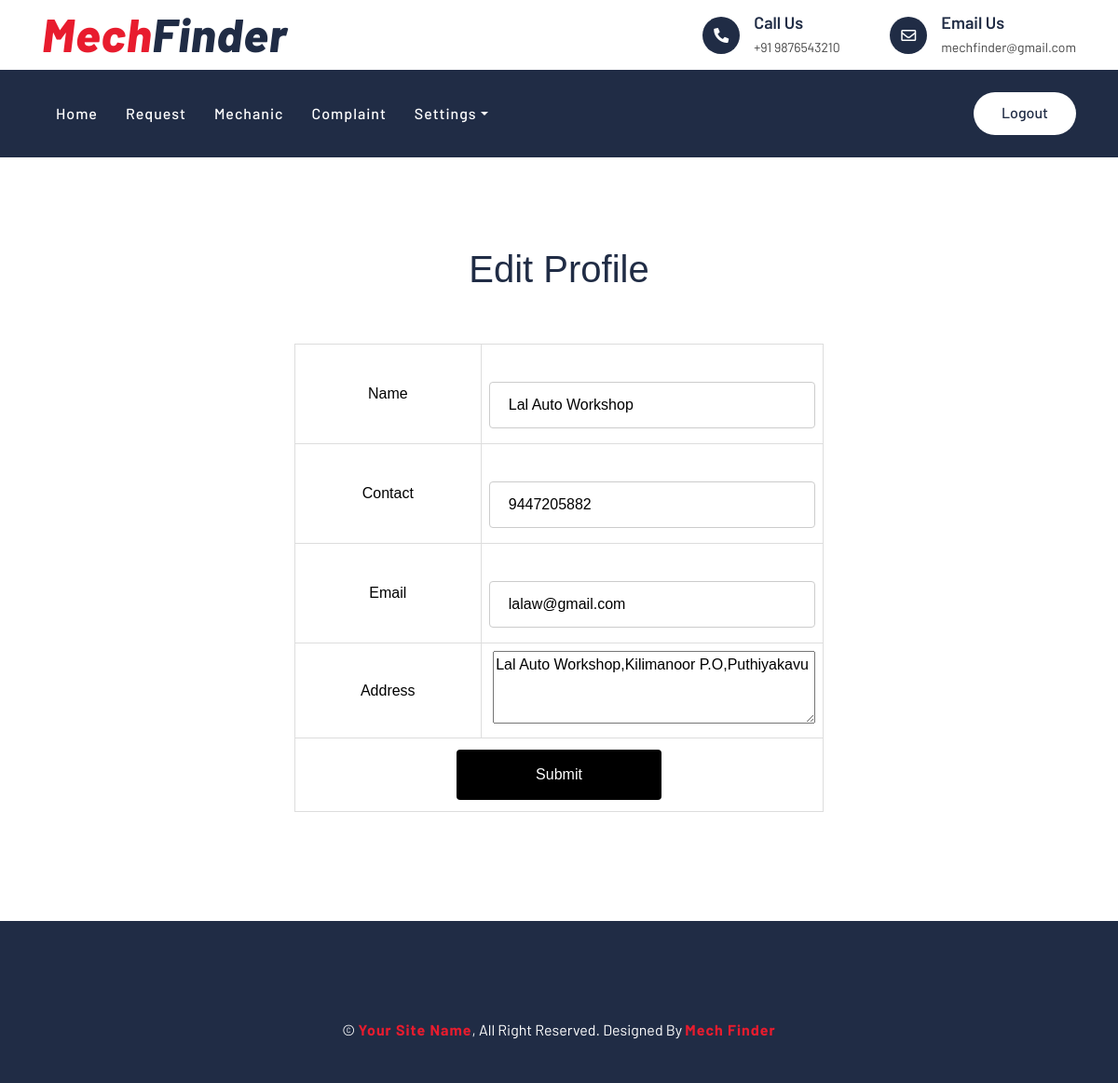
Screenshot of /WorkShop/EditProfile.php (signed in) with the database file from the repository.
### tables this page shows
CREATE TABLE `tbl_workshop` (
  `workshop_id` int(11) NOT NULL,
  `workshop_name` varchar(30) NOT NULL,
  `workshop_contact` varchar(10) NOT NULL,
  `workshop_email` varchar(50) NOT NULL,
  `workshop_address` varchar(50) NOT NULL,
  `workshop_logo` varchar(100) NOT NULL,
  `workshop_proof` varchar(50) NOT NULL,
  `workshop_password` varchar(30) NOT NULL,
  `workshop_doj` int(11) NOT NULL,
  `workshoptype_id` int(11) NOT NULL,
  `workshop_location` int(11) NOT NULL,
  `workshop_status` int(11) DEFAULT 0
);

### WorkShop/EditProfile.php (the view, shortened to what this page needs)
<?php
include('../Assets/Connection/Connection.php');
include("Head.php");
?>
<!DOCTYPE html PUBLIC "-//W3C//DTD XHTML 1.0 Transitional//EN" "http://www.w3.org/TR/xhtml1/DTD/xhtml1-transitional.dtd">
<html xmlns="http://www.w3.org/1999/xhtml">
<head>
</head>
<body>
<div align="center" id="tab">
<h1>Edit Profile</h1>
<br><br>
<form id="form1" name="form1" method="post" action="">
  <?php
$sel="select * from tbl_workshop where workshop_id='".$_SESSION["wid"]."'";
$row=$conn->query($sel);
if($data=$row->fetch_assoc())
{
?>
  <table>
    <tr align="center">
      <td>Name</td>
      <td><label for="txt_name"></label>
      <input type="text" name="txt_name" value="<?php echo $data["workshop_name"];?>" id="txt_name" /></td>
    </tr>
    <tr align="center">
      <td>Contact</td>
      <td><label for="txt_contact"></label>
      <input type="text" name="txt_contact" value="<?php echo $data["workshop_contact"];?>" id="txt_contact" /></td>
    </tr>
    <tr align="center">
      <td>Email</td>
      <td><label for="txt_email"></label>
      <input type="text" name="txt_email"  value="<?php echo $data["workshop_email"];?>" id="txt_email" /></td>
    </tr>
    <tr align="center">
      <td>Address</td>
      <td><label for="txt_address"></label>
    <textarea name="txt_address"  id="txt_address" cols="35" rows="3"><?php echo $data["workshop_address"];?></textarea></td>
    </tr>
    <tr align="center">
      <td colspan="2" align="center"><input type="submit" name="btn_Submit" id="btn_Submit" value="Submit" /></td>
    </tr>
  </table>
<?php
	}
   ?>
</form>
</div>
</body>
<?php
include("Foot.php");
?>
</html>

### Assets/Templates/form.css (style rules this page uses)
#tab { font-family: "Trebuchet MS", Arial, Helvetica, sans-serif; border-collapse: collapse; width: 100%; }
#tab td, #tab th { border: 1px solid #ddd; padding: 8px; color: black; text-align:center; min-width:200px; }
input[type=text],[type=password],[type=email],[type=date], select { width: 100%; padding: 12px 20px; margin: 8px 0; display: inline-block; border: 1px solid #ccc; border-radius: 4px; box-sizing: border-box; }
input[type=submit] { width: 40%; background-color: black; color: white; padding: 15px; margin: 4px 0; border: none; border-radius: 4px; cursor: pointer; }

### Assets/Templates/Main/css/style.css (style rules this page uses)
body { color: #444444; font-weight: 400; background: #ffffff; font-family: 'Barlow', sans-serif; }
h1, h2, h3, h4, h5, h6 { color: #202C45; }

### rows the page displays
tbl_workshop: txt_name "Lal Auto Workshop", txt_contact "9447205882", txt_email "lalaw@gmail.com", txt_address "Lal Auto Workshop,Kilimanoor P.O,Puthiyakavu"
